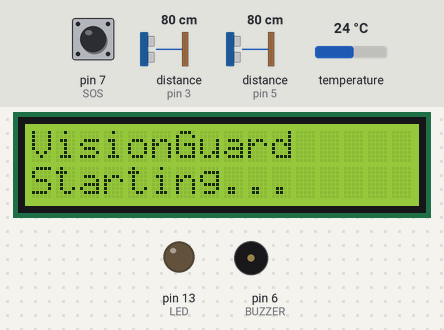
Recording of a sketch running on a simulated Arduino Uno, built with avr-gcc and run on an emulated ATmega328P. Parts: 16×2 character LCD, output pins drawn as LEDs (lit = HIGH), buzzer (waves = sounding). Wiring (inferred from the names in the program): 2 × ultrasonic range finder: trigger pin 2, echo pin 3 / trigger pin 4, echo pin 5. Dashed ring = blinking. The inputs (shaded band) are chosen by the test bench; at power-on: distance to the obstacle (sensors on pin 5, pin 3) 80 cm, pin 7 (SOS) HIGH, temperature 24 °C. The echo pulse lasts 58.3 µs per cm; pins used as bus, display or sensor lines are not drawn; what the sketch prints to the serial monitor is not drawn.

Above: at 0.6 s.
At 2.15 s:
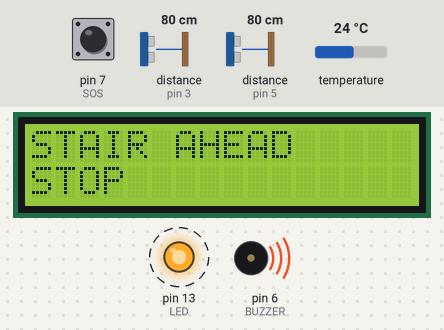
2.5 s: distance to the obstacle (sensor on pin 5) set to 13 cm
4.0 s: distance to the obstacle (sensor on pin 5) set to 10 cm
At 4.8 s:
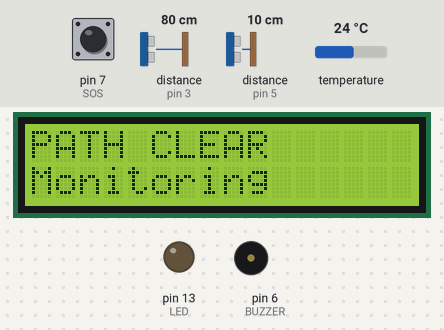
5.8 s: distance to the obstacle (sensor on pin 3) set to 65 cm
7.3 s: distance to the obstacle (sensor on pin 3) set to 57 cm
At 7.55 s:
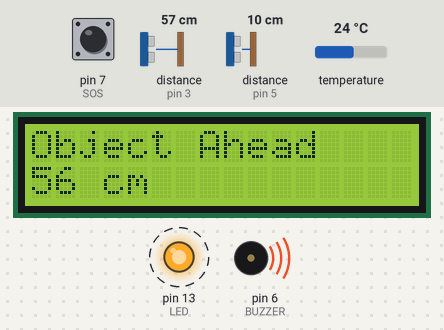
9.8 s: pin 7 (SOS) pulled LOW for 0.45 s
At 10.46 s:
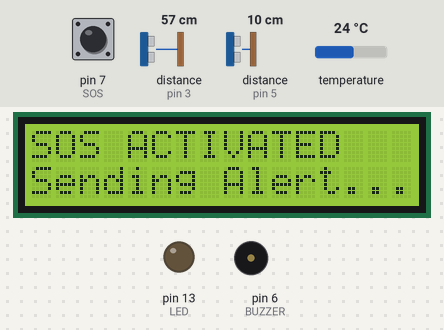
11.8 s: distance to the obstacle (sensor on pin 3) set to 2 cm
At 11.97 s:
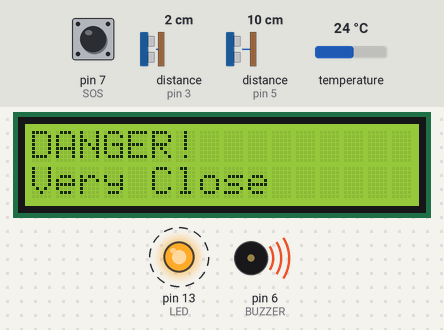
Timing chart, 0 to 14.8 s (numbered marks = the images above; inputs shaded):
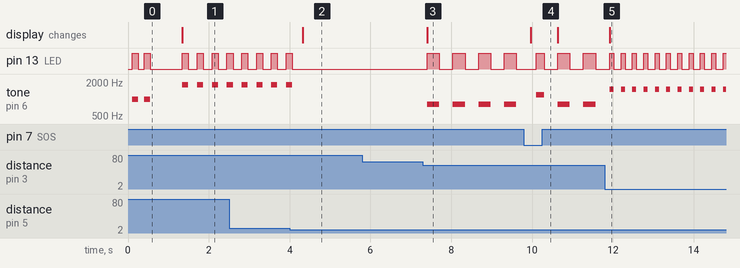

Measured:
- the behaviour switches between 12 and 11 cm on distance to the obstacle (sensor on pin 5) (found by bisection; images 1 and 2)
- the behaviour switches between 61 and 60 cm on distance to the obstacle (sensor on pin 3) (found by bisection; images 2 and 3)
- after the input at 4.0 s, pin 13 (LED): goes on until 4.1 s, then stays LOW; tone on pin 6 (BUZZER): goes on until 4.1 s, then stays silent; the display: changes after 0.32 s (image 2)
- after the input at 5.8 s, every drawn part: stays the same
- after the input at 7.3 s, pin 13 (LED): alternates HIGH for 0.30 s and LOW for 0.33 s, starting after 0.11 s; tone on pin 6 (BUZZER): alternates 800 Hz for 0.30 s and silent for 0.33 s, starting after 0.11 s; the display: changes after 0.11 s (image 3)
- after the input at 9.8 s, the display: changes after 0.17 s (image 4)
- after the input at 11.8 s, pin 13 (LED): alternates HIGH for 0.10 s and LOW for 0.18 s, starting after 0.22 s; tone on pin 6 (BUZZER): alternates 1500 Hz for 0.10 s and silent for 0.18 s, starting after 0.12 s; the display: changes after 0.12 s (image 5)
- by itself, pin 13 (LED): alternates HIGH for 0.15 s and LOW for 0.22 s
- by itself, tone on pin 6 (BUZZER): alternates 1800 Hz for 0.15 s and silent for 0.22 s

The sketch:

Arduino.ino
```cpp
#include <Wire.h>
#include <LiquidCrystal_I2C.h>
#include <OneWire.h>
#include <DallasTemperature.h>

LiquidCrystal_I2C lcd(0x27, 16, 2);

// ==========================================
// PINS
// ==========================================

#define TRIG1 2
#define ECHO1 3

#define TRIG2 4
#define ECHO2 5

#define BUZZER 6
#define SOS 7

#define TEMP_PIN 8

#define LED 13

// ==========================================
// TEMPERATURE SETTINGS
// ==========================================

const float FIRE_ON_TEMP = 50.0;
const float FIRE_OFF_TEMP = 48.0;

// ==========================================
// DS18B20
// ==========================================

OneWire oneWire(TEMP_PIN);
DallasTemperature sensors(&oneWire);

bool fireActive = false;

// ==========================================
// FIRE ALARM TIMING
// ==========================================

unsigned long lastFireBeep = 0;
bool fireBeepState = false;

// ==========================================
// SERIAL TIMING
// ==========================================

unsigned long lastSerial = 0;

// ==========================================
// SYSTEM MODE
// ==========================================

enum SystemMode {
  MODE_SAFE,
  MODE_OBJECT,
  MODE_OBSTACLE,
  MODE_DANGER,
  MODE_STAIR,
  MODE_FIRE,
  MODE_SOS
};

SystemMode currentMode = MODE_SAFE;
SystemMode previousMode = MODE_SAFE;

// ==========================================
// FRONT DISTANCE
// ==========================================

long getFrontDistance() {

  digitalWrite(TRIG1, LOW);
  delayMicroseconds(2);

  digitalWrite(TRIG1, HIGH);
  delayMicroseconds(10);

  digitalWrite(TRIG1, LOW);

  long duration = pulseIn(ECHO1, HIGH, 30000);

  if (duration == 0)
    return 400;

  return duration / 58;
}

// ==========================================
// DOWN DISTANCE
// ==========================================

long getDownDistance() {

  digitalWrite(TRIG2, LOW);
  delayMicroseconds(2);

  digitalWrite(TRIG2, HIGH);
  delayMicroseconds(10);

  digitalWrite(TRIG2, LOW);

  long duration = pulseIn(ECHO2, HIGH, 30000);

  if (duration == 0)
    return 400;

  return duration / 58;
}

// ==========================================
// LCD
// ==========================================

void showScreen(String line1, String line2) {

  lcd.clear();

  lcd.setCursor(0, 0);
  lcd.print(line1);

  lcd.setCursor(0, 1);
  lcd.print(line2);
}

// ==========================================
// FIRE ALARM
// ==========================================

void updateFireAlarm() {

  unsigned long now = millis();

  if (now - lastFireBeep >= 180) {

    lastFireBeep = now;

    fireBeepState = !fireBeepState;

    if (fireBeepState) {

      tone(BUZZER, 2000);
      digitalWrite(LED, HIGH);

    } else {

      noTone(BUZZER);
      digitalWrite(LED, LOW);
    }
  }
}

// ==========================================
// NORMAL BEEP
// ==========================================

void beep(int frequency, int onTime, int offTime) {

  tone(BUZZER, frequency);
  digitalWrite(LED, HIGH);

  delay(onTime);

  noTone(BUZZER);
  digitalWrite(LED, LOW);

  delay(offTime);
}

// ==========================================
// SETUP
// ==========================================

void setup() {

  pinMode(TRIG1, OUTPUT);
  pinMode(ECHO1, INPUT);

  pinMode(TRIG2, OUTPUT);
  pinMode(ECHO2, INPUT);

  pinMode(BUZZER, OUTPUT);
  pinMode(LED, OUTPUT);

  pinMode(SOS, INPUT_PULLUP);

  Serial.begin(9600);

  // Start temperature sensor
  sensors.begin();

  // Faster DS18B20 conversion
  sensors.setResolution(9);

  lcd.init();
  lcd.backlight();

  showScreen("VisionGuard", "Starting...");

  beep(1000, 150, 150);
  beep(1000, 150, 150);

  delay(500);
}

// ==========================================
// MAIN LOOP
// ==========================================

void loop() {

  // ========================================
  // READ TEMPERATURE
  // ========================================

  sensors.requestTemperatures();

  float temperature = sensors.getTempCByIndex(0);

  // ========================================
  // READ ULTRASONIC
  // ========================================

  long front = getFrontDistance();
  long down = getDownDistance();

  // ========================================
  // FIRE STATE
  // ========================================

  if (!fireActive && temperature >= FIRE_ON_TEMP) {

    fireActive = true;
  }

  if (fireActive && temperature <= FIRE_OFF_TEMP) {

    fireActive = false;

    noTone(BUZZER);
    digitalWrite(LED, LOW);

    fireBeepState = false;
  }

  // ========================================
  // SERIAL MONITOR
  // ========================================

  if (millis() - lastSerial >= 200) {

    lastSerial = millis();

    Serial.print("Front : ");
    Serial.print(front);

    Serial.print("   Down : ");
    Serial.print(down);

    Serial.print("   Temperature : ");
    Serial.print(temperature);
    Serial.println(" C");
  }

  // ========================================
  // DETERMINE PRIORITY
  // ========================================

  if (digitalRead(SOS) == LOW) {

    currentMode = MODE_SOS;
  }

  else if (fireActive) {

    currentMode = MODE_FIRE;
  }

  else if (front <= 15) {

    currentMode = MODE_DANGER;
  }

  else if (front <= 30) {

    currentMode = MODE_OBSTACLE;
  }

  else if (front <= 60) {

    currentMode = MODE_OBJECT;
  }

  else if (down > 10) {

    currentMode = MODE_STAIR;
  }

  else {

    currentMode = MODE_SAFE;
  }

  // ========================================
  // HANDLE MODE CHANGE
  // ========================================

  if (currentMode != previousMode) {

    if (currentMode == MODE_FIRE) {

      showScreen("FIRE DETECTED", "MOVE AWAY");

      Serial.println("==================================");
      Serial.println(" FIRE HAZARD DETECTED ");
      Serial.print(" Temperature : ");
      Serial.print(temperature);
      Serial.println(" C");
      Serial.println(" ACTION : MOVE AWAY");
      Serial.println("==================================");

      fireBeepState = false;
      lastFireBeep = millis();
    }

    else if (currentMode == MODE_SOS) {

      showScreen("SOS ACTIVATED", "Sending Alert...");

      Serial.println("==================================");
      Serial.println(" EMERGENCY ALERT INITIATED ");
      Serial.println(" Alert Status : SENT (SIMULATED)");
      Serial.println(" Location : GPS Module Not Connected");
      Serial.println("==================================");
    }

    else if (currentMode == MODE_DANGER) {

      showScreen("DANGER!", "Very Close");
    }

    else if (currentMode == MODE_OBSTACLE) {

      showScreen("Obstacle", String(front) + " cm");
    }

    else if (currentMode == MODE_OBJECT) {

      showScreen("Object Ahead", String(front) + " cm");
    }

    else if (currentMode == MODE_STAIR) {

      showScreen("STAIR AHEAD", "STOP");
    }

    else {

      showScreen("PATH CLEAR", "Monitoring");
    }

    previousMode = currentMode;
  }

  // ========================================
  // FIRE MODE
  // ========================================

  if (currentMode == MODE_FIRE) {

    updateFireAlarm();

    // Immediately return to beginning
    // so temperature is checked again.
    return;
  }

  // ========================================
  // SOS MODE
  // ========================================

  if (currentMode == MODE_SOS) {

    tone(BUZZER, 1200);
    digitalWrite(LED, HIGH);

    delay(200);

    noTone(BUZZER);
    digitalWrite(LED, LOW);

    delay(200);

    return;
  }

  // ========================================
  // NORMAL WARNINGS
  // ========================================

  if (currentMode == MODE_DANGER) {

    beep(1500, 100, 50);
  }

  else if (currentMode == MODE_OBSTACLE) {

    beep(1200, 200, 100);
  }

  else if (currentMode == MODE_OBJECT) {

    beep(800, 300, 200);
  }

  else if (currentMode == MODE_STAIR) {

    beep(1800, 150, 80);
  }

  else {

    noTone(BUZZER);
    digitalWrite(LED, LOW);
  }

  delay(20);
}
```
